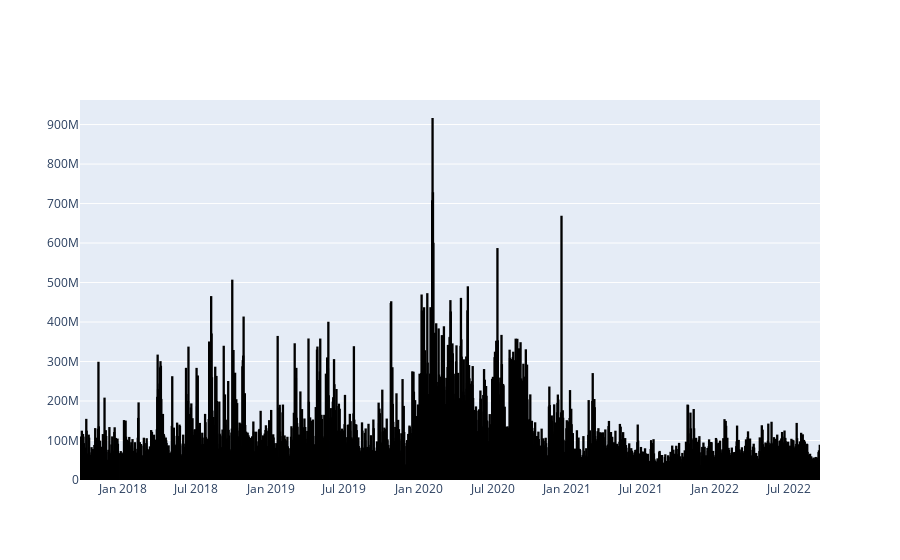

Notebook source saved alongside this figure:
### Code cell
# add to previous graph a black stroke around the bars with with 2 pixel
fig = go.Figure(data=[go.Bar(x=df['Date'], y=df['Volume'], marker_color=df['Volume'], marker_line_color='rgb(0,0,0)', marker_line_width=2)])
fig.show()

### Figure 1 — Plotly figure (JSON) as saved in the notebook; plotly's stock layout.template omitted (floating-point values rounded to 4 significant figures; data arrays with more than 128 entries replaced by an {"elided": "..."} marker saying what was removed)
{"data": [{"marker": {"color": {"elided": "1259 int values"}, "line": {"color": "rgb(0,0,0)", "width": 2}}, "type": "bar", "x": {"elided": "1259 str values"}, "y": {"elided": "1259 int values"}}], "layout": {}}
